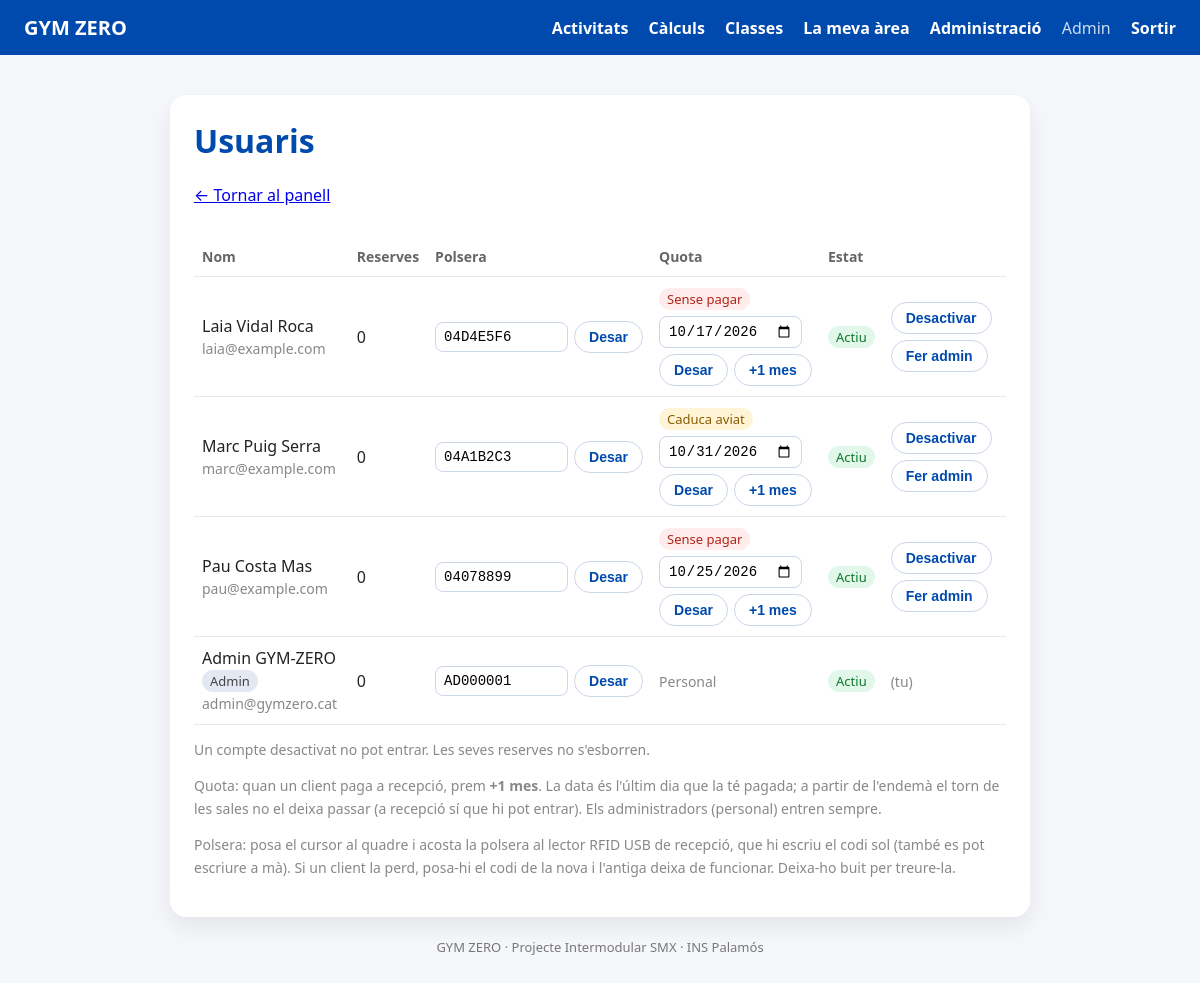
The app's page /admin/usuaris.php (signed in) with its own data.
### tables this page shows
CREATE TABLE usuaris (
  id             INT UNSIGNED AUTO_INCREMENT PRIMARY KEY,
  nom            VARCHAR(60)  NOT NULL,
  cognoms        VARCHAR(100) NOT NULL,
  email          VARCHAR(150) NOT NULL,
  password_hash  VARCHAR(255) NOT NULL,           
  rol            ENUM('client','admin') NOT NULL DEFAULT 'client',
  targeta_rfid   VARCHAR(32)  NULL,               
  actiu          TINYINT(1)   NOT NULL DEFAULT 1,
  quota_fins     DATE         NULL,               
  data_registre  TIMESTAMP    NOT NULL DEFAULT CURRENT_TIMESTAMP,
  CONSTRAINT uq_usuaris_email UNIQUE (email),
  CONSTRAINT uq_usuaris_rfid  UNIQUE (targeta_rfid)
);

### www/inc/sessio.php (called while the page is built, shortened)
<?php
function h($text)
{
    return htmlspecialchars((string) $text, ENT_QUOTES, 'UTF-8');
}
function usuari_actual()
{
    return $_SESSION['usuari'] ?? null;
}
function requereix_admin(PDO $bd)
{
    $st = $bd->prepare('SELECT rol, actiu FROM usuaris WHERE id = ?');
    $st->execute([usuari_actual()['id']]);
}

### www/admin/usuaris.php (the view, shortened to what this page needs)
<?php
require_once __DIR__ . '/../inc/sessio.php';
require_once __DIR__ . '/../inc/bd.php';
requereix_admin($connexio);
$jo = usuari_actual()['id'];
$usuaris = $connexio->query(
    "SELECT u.id, u.nom, u.cognoms, u.email, u.rol, u.actiu, u.data_registre, u.targeta_rfid, u.quota_fins,
            u.quota_fins >= CURDATE() AS quota_al_dia,
            u.quota_fins <= CURDATE() + INTERVAL 7 DAY AS caduca_aviat,
            (SELECT COUNT(*) FROM reserves r JOIN classes c ON c.id = r.classe_id
              WHERE r.usuari_id = u.id AND r.estat = 'confirmada' AND c.inici > NOW()) AS reserves
       FROM usuaris u
      ORDER BY u.rol, u.nom"
)->fetchAll();
$titol = 'Usuaris';
require __DIR__ . '/../inc/capcalera.php';
?>
<p><a href="./">&larr; Tornar al panell</a></p>
<div class="taula">
<table>
  <tr><th>Nom</th><th class="amaga-mobil">Reserves</th><th class="amaga-mobil">Polsera</th><th>Quota</th><th>Estat</th><th></th></tr>
  <?php foreach ($usuaris as $us): ?>
    <tr>
      <td>
        <?= h($us['nom'] . ' ' . $us['cognoms']) ?>
        <?php if ($us['rol'] === 'admin'): ?><span class="etiqueta">Admin</span><?php endif; ?>
        <br><span class="subtil amaga-mobil"><?= h($us['email']) ?></span>
      </td>
      <td class="amaga-mobil"><?= (int) $us['reserves'] ?></td>
      <td class="amaga-mobil">
        <form method="POST" class="polsera">
          <input name="polsera" value="<?= h($us['targeta_rfid']) ?>" placeholder="sense polsera" maxlength="29" aria-label="Codi de la polsera">
          <button class="btn-secundari">Desar</button>
        </form>
      </td>
      <td>
        <?php if ($us['rol'] === 'admin'): ?>
          <span class="subtil">Personal</span>
        <?php else: ?>
          <?php if (!$us['quota_al_dia']): ?><span class="etiqueta vermella">Sense pagar</span>
          <?php elseif ($us['caduca_aviat']): ?><span class="etiqueta groga">Caduca aviat</span>
          <?php else: ?><span class="etiqueta verda">Pagada</span><?php endif; ?>
          <form method="POST" class="quota">
            <input type="date" name="quota_fins" value="<?= h($us['quota_fins']) ?>" aria-label="Quota pagada fins al">
            <button class="btn-secundari" name="accio" value="canviar_quota">Desar</button>
            <button class="btn-secundari" name="accio" value="pagar_mes">+1 mes</button>
          </form>
        <?php endif; ?>
      </td>
      <td>
        <?php if ($us['actiu']): ?><span class="etiqueta verda">Actiu</span>
        <?php else: ?><span class="etiqueta vermella">Desactivat</span><?php endif; ?>
      </td>
      <td>
        <?php if ((int) $us['id'] !== $jo): ?>
          <div class="accions">
            <form method="POST">
              <button class="btn-secundari"><?= $us['actiu'] ? 'Desactivar' : 'Activar' ?></button>
            </form>
            <form method="POST">
              <button class="btn-secundari"><?= $us['rol'] === 'admin' ? 'Fer client' : 'Fer admin' ?></button>
            </form>
          </div>
        <?php else: ?>
          <span class="subtil">(tu)</span>
        <?php endif; ?>
      </td>
    </tr>
  <?php endforeach; ?>
</table>
</div>
<p class="subtil">Un compte desactivat no pot entrar. Les seves reserves no s'esborren.</p>
<p class="subtil">Quota: quan un client paga a recepció, prem <b>+1 mes</b>. La data és l'últim dia que la té pagada; a partir de l'endemà el torn de les sales no el deixa passar (a recepció sí que hi pot entrar). Els administradors (personal) entren sempre.</p>
<p class="subtil">Polsera: posa el cursor al quadre i acosta la polsera al lector RFID USB de recepció, que hi escriu el codi sol (també es pot escriure a mà). Si un client la perd, posa-hi el codi de la nova i l'antiga deixa de funcionar. Deixa-ho buit per treure-la.</p>
<?php require __DIR__ . '/../inc/peu.php'; ?>

### www/inc/capcalera.php (shortened to what this page needs)
<?php
$u = usuari_actual();
$arrel = $arrel ?? '../';
?>
<!DOCTYPE html>
<html lang="ca">
<head>
  <link rel="stylesheet" href="<?= $arrel ?>css/area.css">
</head>
<body>
  <header class="barra">
    <a class="logo" href="<?= $arrel ?: './' ?>">GYM ZERO</a>
    <nav>
      <a href="<?= $arrel ?>activitats/">Activitats</a>
      <a href="<?= $arrel ?>calculs/">Càlculs</a>
      <a href="<?= $arrel ?>reserves/">Classes</a>
      <?php if ($u): ?>
        <a href="<?= $arrel ?>client/">La meva àrea</a>
        <?php if ($u['rol'] === 'admin'): ?>
          <a href="<?= $arrel ?>admin/">Administració</a>
        <?php endif; ?>
        <span class="qui"><?= h($u['nom']) ?></span>
        <a href="<?= $arrel ?>compte/logout.php">Sortir</a>
      <?php else: ?>
        <a href="<?= $arrel ?>compte/login.php">Entrar</a>
        <a href="<?= $arrel ?>compte/registre.php">Registrar-se</a>
      <?php endif; ?>
    </nav>
  </header>
  <main>
    <div class="card">
      <h1><?= h($titol) ?></h1>

### www/css/area.css (style rules this page uses)
body { margin: 0; font-family: system-ui, -apple-system, "Segoe UI", sans-serif; background: #f5f7fb; color: #222; }
.barra { display: flex; justify-content: space-between; align-items: center; flex-wrap: wrap; gap: 10px; padding: 14px 24px; background: #004aad; }
.barra a, .barra .qui { color: white; text-decoration: none; margin-left: 16px; font-weight: 600; }
.barra .logo { margin-left: 0; font-size: 20px; font-weight: 800; }
.barra .qui { opacity: 0.8; font-weight: 400; }
main { max-width: 860px; margin: 40px auto; padding: 0 20px; }
.card { overflow-x: auto; background: white; border-radius: 16px; padding: 24px; box-shadow: 0 10px 25px rgba(0, 0, 0, 0.08); }
h1 { color: #004aad; margin-top: 0; }
p { color: #555; line-height: 1.6; }
input, select, textarea { width: 100%; background: white; padding: 10px; margin-top: 6px; border-radius: 8px; border: 1px solid #ccd6eb; font-size: 15px; box-sizing: border-box; }
button, .btn { display: inline-block; margin-top: 18px; padding: 11px 18px; border-radius: 999px; border: none; background: #004aad; color: white; font-weight: 700; cursor: pointer; text-decoration: none; font-size: 15px; }
table { width: 100%; border-collapse: collapse; margin-top: 12px; }
th, td { text-align: left; padding: 10px 8px; border-bottom: 1px solid #e3e8f2; }
th { color: #666; font-size: 14px; }
td form { margin: 0; }
td button { margin-top: 0; padding: 7px 14px; font-size: 14px; }
.subtil { color: #888; font-size: 14px; }
.etiqueta { display: inline-block; padding: 2px 8px; border-radius: 999px; font-size: 13px; background: #e3e8f2; color: #444; }
.etiqueta.vermella { background: #ffecec; color: #b42318; }
.etiqueta.verda { background: #e0f7e9; color: #117a2f; }
.btn-secundari { background: white; color: #004aad; border: 1px solid #ccd6eb; }
td .accions { display: flex; align-items: center; gap: 6px; flex-wrap: wrap; }
form.polsera { display: flex; gap: 6px; align-items: center; }
form.polsera input { width: 9.5em; margin-top: 0; padding: 6px 8px; font-family: monospace; font-size: 14px; }
.taula { overflow-x: auto; }
form.quota { display: flex; flex-wrap: wrap; gap: 6px; align-items: center; margin-top: 6px; }
form.quota input { width: auto; margin-top: 0; padding: 6px 8px; font-size: 14px; }
.etiqueta.groga { background: #fff4d6; color: #8a5a00; }

### records on screen
usuaris: nom "Admin", nom+cognoms "Admin GYM-ZERO", rol "Admin", email "admin@gymzero.cat", reserves "0", polsera "AD000001", actiu "Actiu"
usuaris: nom+cognoms "Laia Vidal Roca", email "laia@example.com", reserves "0", polsera "04D4E5F6", shows "Sense pagar", quota_fins "10/17/2026", actiu "Actiu", rol "Fer admin"
usuaris: nom+cognoms "Marc Puig Serra", email "marc@example.com", reserves "0", polsera "04A1B2C3", shows "Caduca aviat", quota_fins "10/31/2026", actiu "Actiu", rol "Fer admin"
usuaris: nom+cognoms "Pau Costa Mas", email "pau@example.com", reserves "0", polsera "04078899", shows "Sense pagar", quota_fins "10/25/2026", actiu "Actiu", rol "Fer admin"

### other values on screen
$titol "Usuaris"
